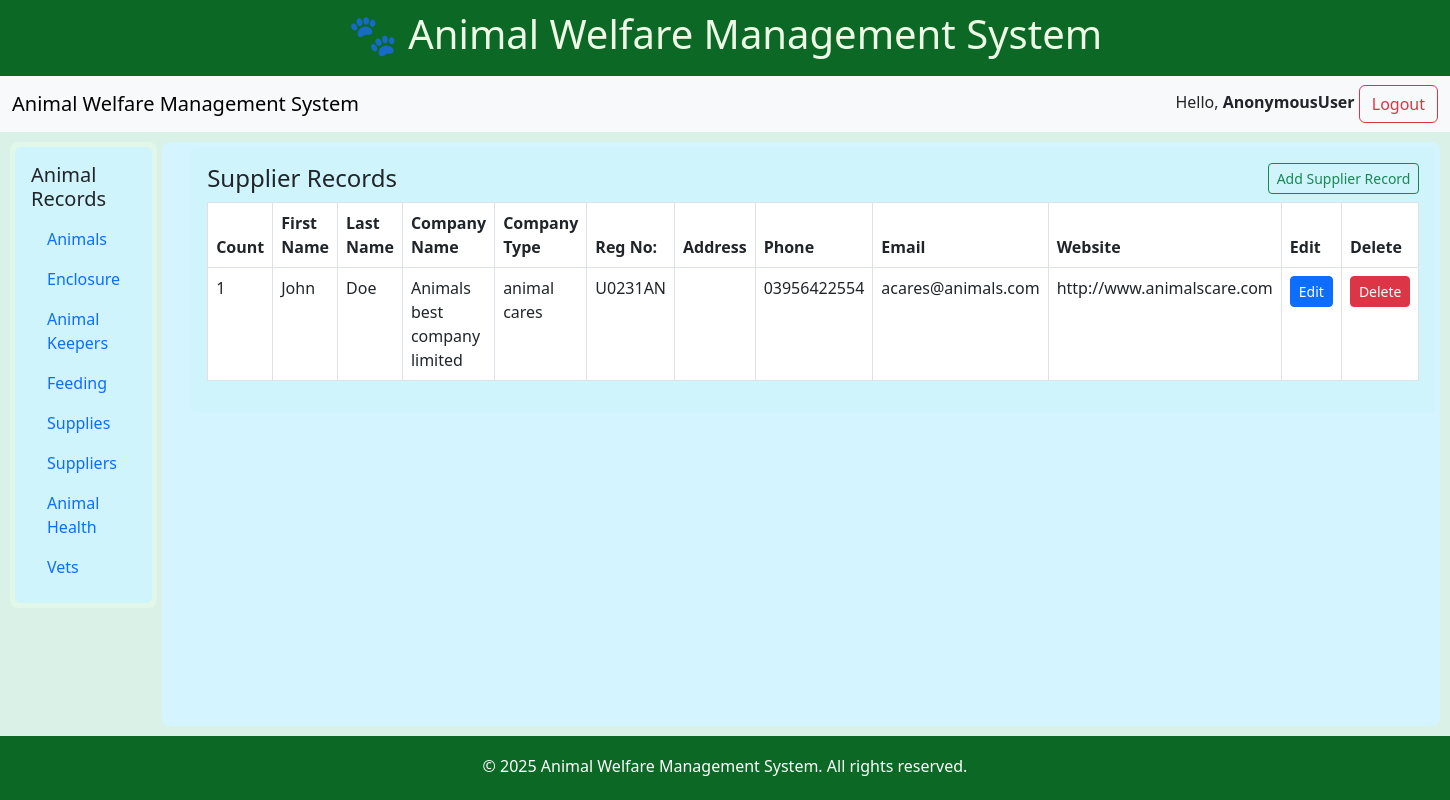
Page /supplier_list/ on the committed database.
### zoo/models.py (models this page shows, shortened)
class Supplier(models.Model):
    first_name = models.CharField(max_length=100)
    last_name = models.CharField(max_length=100)
    company_name = models.CharField(max_length=100)
    company_type = models.CharField(max_length=100)
    company_registration_number = models.CharField(max_length=100)
    company_address = models.TextField(null=True, blank=True)
    company_phone = models.CharField(max_length=100)
    company_email = models.EmailField(null=True, blank=True)
    company_website = models.URLField(null=True, blank=True)
    date_added = models.DateTimeField(auto_now_add=True)

### zoo/views.py (the view)
# urls.py: path('supplier_list/', views.SupplierView.as_view(), name='supplier_list'),
class SupplierView(View):
    def get(self, request):
        suppliers = Supplier.objects.all()
        return render(request, 'supplier/supplier_list.html', {'suppliers': suppliers})

### zoo/templates/supplier/supplier_list.html (shortened to what this page needs)
{% extends "base.html" %}
{% load static %}
{% block content %}
    <div class="content-area flex-grow-1 ms-4 p-3 bg-info-subtle rounded">
        <h4 class="d-flex justify-content-between align-items-center">
            Supplier Records
            <a href="{% url 'add_supplier' %}" class="btn btn-outline-success btn-sm">Add Supplier Record</a>
        </h4>
          <table class="table table-bordered">
            <thead>
                <tr>
                    <th>Count</th><th>First Name</th><th>Last Name</th><th>Company Name</th>
                    <th>Company Type</th><th>Reg No:</th><th>Address</th><th>Phone</th>
                    <th>Email</th><th>Website</th><th>Edit</th><th>Delete</th>
                </tr>
            </thead>
            <tbody>
                {% for supplier in suppliers %}
                <tr>
                    <td>{{ forloop.counter }}</td>
                    <td>{{ supplier.first_name }}</td>
                    <td>{{ supplier.last_name }}</td>
                    <td>{{ supplier.company_name }}</td>
                    <td>{{ supplier.company_type }}</td>
                    <td>{{ supplier.company_registration_number }}</td>
                    <td>{{ supplier.company_address }}</td>
                    <td>{{ supplier.company_phone }}</td>
                    <td>{{ supplier.company_email }}</td>
                    <td>{{ supplier.company_website }}</td>
                    <td><a href="{% url 'update_supplier' supplier.id %}" class="btn btn-sm btn-primary">Edit</a></td>
                    <td>
                        <form method="post" action="{% url 'delete_supplier' supplier.id %}" onsubmit="return confirm('Are you sure you want to delete this record?');">
                            <button type="submit" class="btn btn-sm btn-danger">Delete</button>
                        </form>
                    </td>
                </tr>
                {% endfor %}
            </tbody>
        </table>
    </div>
</div>
</div>
{% endblock %}

### zoo/templates/base.html (style rules this page uses)
html, body { height: 100%; margin: 0; }
body { display: flex; flex-direction: column; min-height: 100vh; }

### rows in the picture
Supplier: first_name "John", last_name "Doe", company_name "Animals best company limited", company_type "animal cares", company_registration_number "U0231AN", company_phone "03956422554", company_email "acares@animals.com", company_website "http://www.animalscare.com"

### other values in the picture
{{ request.user }} "AnonymousUser"
